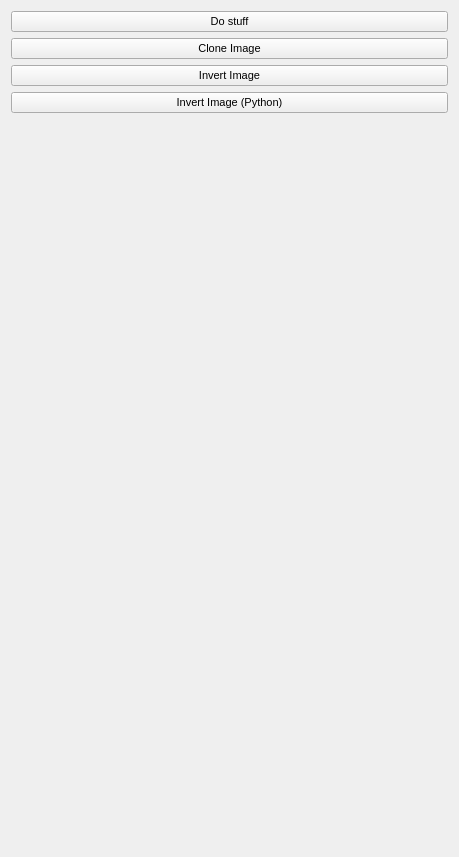
<?xml version="1.0" encoding="UTF-8"?>
<ui version="4.0">
 <class>QmitkCaPTkExample4Controls</class>
 <widget class="QWidget" name="QmitkCaPTkExample4Controls">
  <property name="geometry">
   <rect>
    <x>0</x>
    <y>0</y>
    <width>459</width>
    <height>857</height>
   </rect>
  </property>
  <property name="sizePolicy">
   <sizepolicy hsizetype="Minimum" vsizetype="Minimum">
    <horstretch>0</horstretch>
    <verstretch>0</verstretch>
   </sizepolicy>
  </property>
  <property name="minimumSize">
   <size>
    <width>0</width>
    <height>0</height>
   </size>
  </property>
  <property name="font">
   <font>
    <family>MS Shell Dlg 2</family>
    <pointsize>8</pointsize>
    <weight>50</weight>
    <italic>false</italic>
    <bold>false</bold>
    <underline>false</underline>
    <strikeout>false</strikeout>
   </font>
  </property>
  <property name="windowTitle">
   <string>QmitkCaPTkExample1</string>
  </property>
  <layout class="QVBoxLayout" name="verticalLayout_5">
   <item>
    <widget class="QPushButton" name="pushButton_DoStuff">
     <property name="text">
      <string>Do stuff</string>
     </property>
    </widget>
   </item>
   <item>
    <widget class="QPushButton" name="pushButton_CloneImage">
     <property name="text">
      <string>Clone Image</string>
     </property>
    </widget>
   </item>
   <item>
    <widget class="QPushButton" name="pushButton_InvertImage">
     <property name="text">
      <string>Invert Image</string>
     </property>
    </widget>
   </item>
   <item>
    <widget class="QPushButton" name="pushButton_InvertImagePython">
     <property name="text">
      <string>Invert Image (Python)</string>
     </property>
    </widget>
   </item>
   <item>
    <spacer name="verticalSpacer">
     <property name="orientation">
      <enum>Qt::Vertical</enum>
     </property>
     <property name="sizeHint" stdset="0">
      <size>
       <width>20</width>
       <height>40</height>
      </size>
     </property>
    </spacer>
   </item>
  </layout>
 </widget>
 <layoutdefault spacing="6" margin="11"/>
 <resources/>
 <connections/>
</ui>
